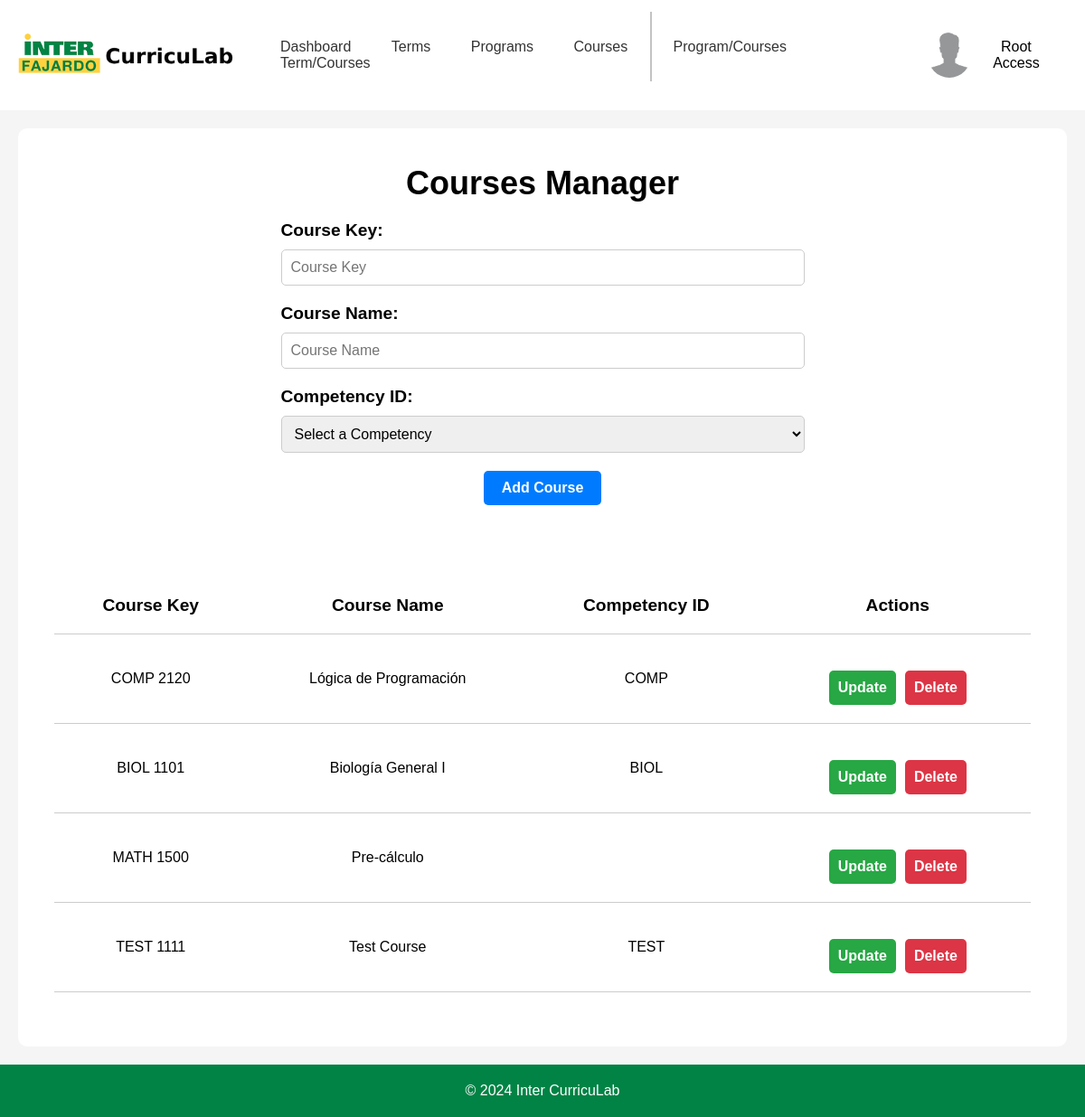
The page /templates/adminPages/adminCourses.php (signed in) on the database its author committed.
### tables this page shows
CREATE TABLE "course" (
	"CourseID"	INTEGER NOT NULL UNIQUE,
	"CourseKey"	TEXT,
	"CourseName"	TEXT,
	"CompetencyKey"	TEXT,
	PRIMARY KEY("CourseID" AUTOINCREMENT),
	FOREIGN KEY("CompetencyKey") REFERENCES "competency"("CompetencyKey")
);

### templates/adminPages/adminCourses.php (the view, shortened to what this page needs)
<?php
$config = require_once '../../backend/php/config.php';
if (!isset($_SESSION['email'])) {
    header('Location: ../index.php');
    exit;
} elseif ($_SESSION['accountType'] !== 'Admin' && $_SESSION['accountType'] !== 'Root' && $_SESSION['accountType'] !== 'Staff') {
    header('Location: ../staffPages/profPage.php');
    exit;
} else {
    if ($config['db']['type'] === 'sqlite') {
        $db = new SQLite3($config['db']['sqlite']['path']);
    } elseif ($config['db']['type'] === 'mysql') {
        $dsn = "mysql:host={$config['db']['mysql']['host']};dbname={$config['db']['mysql']['dbname']}";
        $db = new PDO($dsn, $config['db']['mysql']['username'], $config['db']['mysql']['password']);
    }
    cleanUpCourses();
    $stmt = $db->prepare('SELECT * FROM course');
    $result = $stmt->execute();
    $courses = $result->fetchArray(SQLITE3_ASSOC);
    $courses = [];
    if (isset($_POST['sort'])) {
        $courses = sortTable();
    } else {
        $stmt = $db->prepare('SELECT * FROM course');
        $result = $stmt->execute();
        $courses = fetchAllRows($result);
    }
}
function fetchAllRows($result) {
    $rows = [];
    while ($row = $result->fetchArray(SQLITE3_ASSOC)) {
        $rows[] = $row;
    }
    return $rows;
}
function cleanUpCourses() {
    global $db;
    $stmt = $db->prepare('SELECT * FROM course');
    $result = $stmt->execute();
}
?>
<!DOCTYPE html>
<html lang="en">
<head>
    <link rel="stylesheet" href="../../static/css/headerFooter.css">
    <link rel="stylesheet" href="../../static/css/adminCourses.css">
</head>
<body>
    <div id="headerNav">
        <div class="logo">
            <a href="adminDashboard.php">
                <img src="../../static/img/inter-logo-full.png" alt="Inter CurricuLab">
            </a>
        </div>
        <nav>
            <a href="adminDashboard.php">Dashboard</a>
            <a href="adminTerms.php">Terms</a>
            <a href="adminPrograms.php">Programs</a>
            <div class="dropdown">
                <a href="#">Courses</a>
            </div>
            <a class="navDivider"></a>
            <a href="adminProgramCourses.php">Program/Courses</a>
            <a href="adminTermCourses.php" class="active">Term/Courses</a>
        </nav>
        <div class="userBox">
            <button onclick="myFunction()" class="userDropdownButton">
                <img src="../../static/img/userProfile.jpg" alt="User" >
                <?php
                echo $_SESSION['firstName'] . ' ' . $_SESSION['lastName'];
                ?>
            </button>
        </div>
    </div>
    <div id="container">
        <div class="container-upperBox">
            <div class="coursesForm">
                <div class="header">
                    <h2>Courses Manager</h2>
                </div>
                <div class="form-container">
                    <form method="POST">
                        <div class="inputBox">
                            <label for="courseKey">Course Key:</label>
                            <input type="text" name="courseKey" id="courseKey" placeholder="Course Key" required>
                        </div>
                        <div class="inputBox">
                            <label for="courseName">Course Name:</label>
                            <input type="text" name="courseName" id="courseName" placeholder="Course Name" required>
                        </div>
                        <div class="inputBox">
                            <label for="competencyKey">Competency ID:</label>
                            <select name="competencyKey" id="competencyKey">
                                <option value="" hidden="hidden">Select a Competency</option>
                            </select>
                        </div>
                        <div class="inputBox">
                            <button type="submit">Add Course</button>
                        </div>
                    </form>
                </div>
            </div>
            <div class="coursesTable">
                <table>
                    <tr>
                        <th>
                            <form method="POST">
                                <button type="submit" name="sort" value="CourseKey">Course Key</button>
                            </form>
                        </th>
                        <th>
                            <form method="POST">
                                <button type="submit" name="sort" value="CourseName">Course Name</button>
                            </form>
                        </th>
                        <th>
                            <form method="POST">
                                <button type="submit" name="sort" value="CompetencyKey">Competency ID</button>
                            </form>
                        </th>
                        <th>Actions</th>
                    </tr>
                    <?php
                    foreach ($courses as $row) {
                        echo '<tr>';
                        echo '<td>' . htmlspecialchars($row['CourseKey'] ?? '') . '</td>';
                        echo '<td>' . htmlspecialchars($row['CourseName'] ?? '') . '</td>';
                        echo '<td>' . htmlspecialchars($row['CompetencyKey'] ?? '') . '</td>';
                        echo '<td>';
                        ?>
                        <div class="actionButtons">
                            <button class="updateButton">Update</button>
                            <form method="POST">
                                <button class="deleteButton" type="submit">Delete</button>
                            </form>
                        </div>
                        <?php
                        echo '</td>';
                        echo '</tr>';
                    }
                    ?>
                </table>
            </div>
        </div>
    </div>
    <footer>
        <p>&copy; 2024 Inter CurricuLab</p>
    </footer>
</body>
</html>

### static/css/headerFooter.css (style rules this page uses)
* { margin: 0; padding: 0; box-sizing: border-box; font-family: 'Poppins', sans-serif; }
body { display: flex; flex-direction: column; min-height: 100vh; }
#headerNav { display: flex; justify-content: space-between; align-items: center; }
.logo { margin: 20px; }
.logo img { width: 250px; }
nav a:not(.navDivider) { padding: 20px; text-decoration: none; color: #333; border-radius: 5px; }
.navDivider { margin-right: 4px; border-right: 2px solid #c3c3c3; padding: 30px 0; }
.userBox { margin: 20px; }
.userDropdownButton { padding: 16px; font-size: 16px; border: none; cursor: pointer; background-color: transparent; border-radius: 5px; }
.userBox { position: relative; display: inline-block; }
.userBox img { width: 50px; height: 50px; border-radius: 50%; margin-right: 10px; }
.userDropdownButton img { pointer-events: none; }
.userBox button { display: flex; align-items: center; justify-content: center; }
.dropdown { position: relative; display: inline-block; }
footer { background-color: #008345; color: white; text-align: center; padding: 20px; margin-top: auto; }

### static/css/adminCourses.css (style rules this page uses)
#container { display: flex; flex-direction: column; background-color: #f5f5f5; flex-grow: 1; }
.container-upperBox { display: flex; flex-direction: column; align-items: center; background-color: white; margin: 20px; padding: 20px; border-radius: 10px; flex-grow: 1; }
.coursesForm { display: flex; flex-direction: column; align-items: center; width: 100%; margin: 20px 0; }
.coursesForm .header { font-size: 1.5em; font-weight: bold; margin-bottom: 20px; }
.coursesForm .inputBox:not(:last-child) { display: flex; flex-direction: column; width: 100%; margin-bottom: 20px; }
.coursesForm .inputBox:last-child { display: flex; justify-content: center; align-items: center; width: 100%; margin-bottom: 20px; }
.coursesForm .inputBox label { font-size: 1.2em; font-weight: bold; margin-bottom: 10px; }
.coursesForm .inputBox input, .coursesForm .inputBox select, .coursesForm .inputBox textarea { width: 100%; padding: 10px; margin-right: 350px; font-size: 1em; border-radius: 5px; border: 1px solid #ccc; }
.coursesForm .inputBox button { padding: 10px 20px; font-size: 1em; font-weight: bold; color: white; background-color: #007bff; border: none; border-radius: 5px; cursor: pointer; }
.coursesTable { display: flex; flex-direction: column; align-items: center; background-color: white; margin: 20px; padding: 20px; border-radius: 10px; flex-grow: 1; width: 100%; }
.coursesTable table { width: 100%; border-collapse: collapse; }
.coursesTable table th { padding: 20px; text-align: center; border-bottom: 1px solid #ccc; font-size: 1.2em; }
.coursesTable table th button { font-size: 1em; font-weight: bold; background-color: transparent; border: none; border-radius: 5px; cursor: pointer; }
.coursesTable table td:not(.textArea) { padding: 20px; border-bottom: 1px solid #ccc; text-align: center; }
.actionButtons { display: flex; justify-content: center; align-items: center; width: 100%; margin-top: 20px; }
.updateButton { padding: 10px 10px; margin: 0 5px; font-size: 1em; font-weight: bold; color: white; background-color: #28a745; border: none; border-radius: 5px; cursor: pointer; }
.deleteButton { padding: 10px 10px; margin: 0 5px; font-size: 1em; font-weight: bold; color: white; background-color: #dc3545; border: none; border-radius: 5px; cursor: pointer; }

### rows shown on the page
course: CourseKey "COMP 2120", CourseName "Lógica de Programación", CompetencyKey "COMP"
course: CourseKey "BIOL 1101", CourseName "Biología General I", CompetencyKey "BIOL"
course: CourseKey "MATH 1500", CourseName "Pre-cálculo"
course: CourseKey "TEST 1111", CourseName "Test Course", CompetencyKey "TEST"

### other values the page prints
$_SESSION['firstName'] "Root"
$_SESSION['lastName'] "Access"
